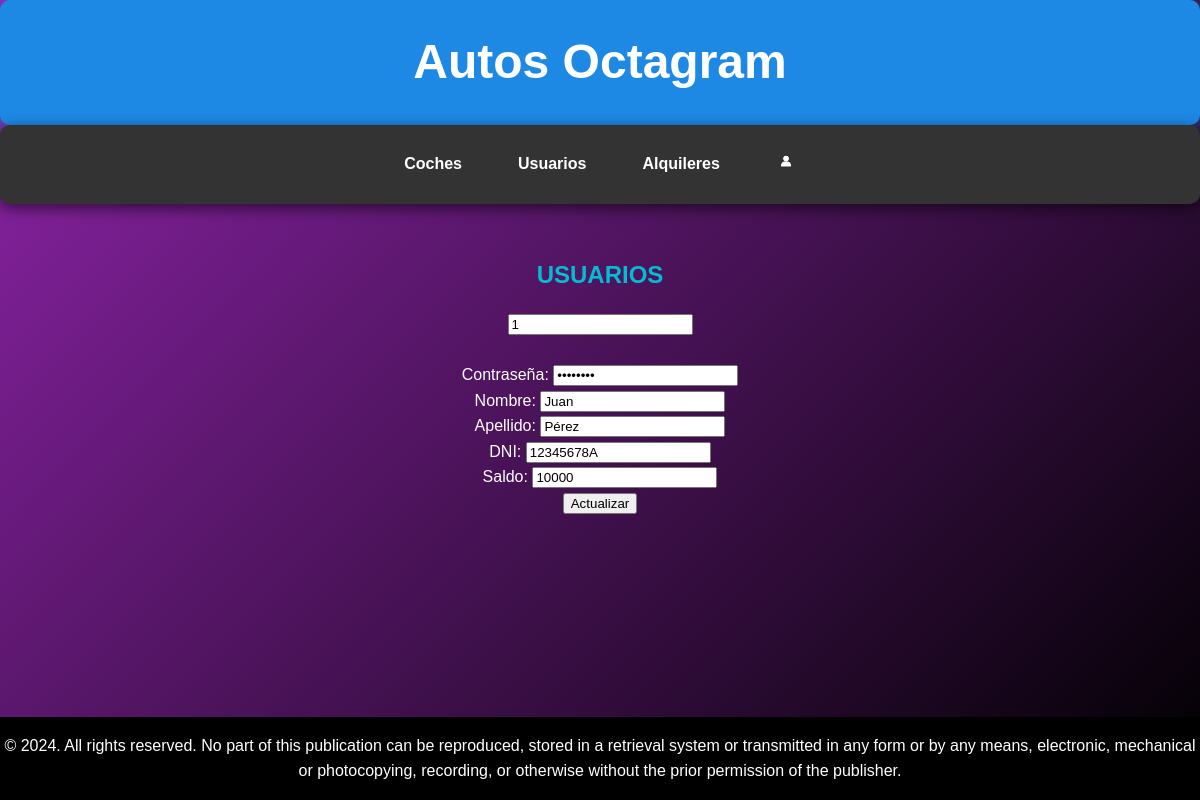
Page /usuarios/modificar2.php (signed in) on the committed database.
### tables this page shows
CREATE TABLE `usuarios` (
  `id_usuario` int(10) unsigned NOT NULL AUTO_INCREMENT,
  `password` varchar(100) DEFAULT NULL,
  `nombre` varchar(50) DEFAULT NULL,
  `apellidos` varchar(50) DEFAULT NULL,
  `dni` varchar(9) DEFAULT NULL,
  `saldo` float DEFAULT NULL,
  `tipo_usuario` enum('comprador','vendedor','administrador') DEFAULT NULL,
  PRIMARY KEY (`id_usuario`)
);

### usuarios/modificar2.php (the view, shortened to what this page needs)
<!DOCTYPE html>
<html lang="es">
	<head>
		<link rel="stylesheet" href="../index.css">
	</head>
	<body>
        <?php
            $conn = mysqli_connect ("localhost", "root", "rootroot", "concesionario");
        ?>
		<header class="header">
            <h1>Autos Octagram</h1>
        </header>
        <nav class="navega">
            <ul>
                <li>
                    <a href="../coches/coches.php">Coches</a>
                </li>
                <?php if ($_SESSION['tipo']=='vendedor' || $_SESSION['tipo']=='administrador' || $_SESSION['tipo']=='comprador'){ ?>
                <li>
                    <a href="../usuarios/usuarios.php">Usuarios</a>
                </li>
                <?php } ?>
                <?php if ($_SESSION['tipo']=='vendedor' || $_SESSION['tipo']=='administrador' || $_SESSION['tipo']=='comprador'){ ?>
                    <li>
                        <a href="../alquileres/alquileres.php">Alquileres</a>
                    </li>
                <?php } ?>
                <li>
                    <a href="../registro.php"><img src="../icono.png" width="20"></a>
                </li>
            </ul>
        </nav>
        <main class="contenido">
        <h2>USUARIOS</h2>
        <?PHP
            if ($_SESSION['tipo']=='administrador') {
                $id_usuario = $_POST['id_usuario'];
            }
            else{
                $id_usuario = $_SESSION['id_usuario'];
            }
            $sql = "select * from usuarios where id_usuario = $id_usuario";
            $result= mysqli_query($conn,$sql);
            if (mysqli_num_rows($result)>0){
                while($row=mysqli_fetch_assoc($result)){
        ?>
            <form action="modificar3.php" method="post">
                <input type="text" readonly name="id" value="<?php echo $row['id_usuario']; ?>"><br><br>
                <label for="password">Contraseña:</label>
                <input type="password" name="password" value="<?php echo $row['password']; ?>" required><br>
                <label for="nombre">Nombre:</label>
                <input type="text" name="nombre" value="<?php echo $row['nombre']; ?>" required><br>
                <label for="apellidos">Apellido:</label>
                <input type="text" name="apellidos" value="<?php echo $row['apellidos']; ?>" required><br>
                <label for="dni">DNI:</label>
                <input type="text" name="dni" value="<?php echo $row['dni']; ?>" required><br>
                <label for="saldo">Saldo:</label>
                <input type="number" name="saldo" value="<?php echo $row['saldo']; ?>" required><br>
                <input type="submit" value="Actualizar">
            </form>
            <?php
            }}
            ?>
        </main>
        <footer class="footer">
            <p> © 2024. All rights reserved. No part of this publication can be reproduced, stored in a retrieval system or transmitted in any form or by any means,
                electronic, mechanical or photocopying, recording, or otherwise without the prior permission of the publisher.</p>
        </footer>
	</body>
</html>

### index.css (style rules this page uses)
body, h1, h2, p, ul, li, a { margin: 0; padding: 0; box-sizing: border-box; }
body { font-family: Arial, sans-serif; line-height: 1.6; background-color: #212121; color: #fff; display: flex; flex-direction: column; min-height: 100vh; background: linear-gradient(135deg, #8e24aa, #000000); }
.header { background-color: #1e88e5; color: white; text-align: center; padding: 1.5rem 0; box-shadow: 0 4px 20px rgba(30, 136, 229, 0.7); border-radius: 10px; transition: transform 0.3s ease, background-color 0.3s ease; }
.header h1 { margin: 0; font-size: 3rem; }
.navega { background-color: #333; text-align: center; padding: 1rem 0; box-shadow: 0 4px 15px rgba(0, 0, 0, 0.6); border-radius: 10px; margin-bottom: 20px; }
.navega ul { list-style: none; display: inline-flex; gap: 2rem; }
.navega a { color: white; text-decoration: none; font-weight: bold; padding: 1rem 2rem; border-radius: 30px; transition: background-color 0.3s ease, transform 0.3s ease; }
ul { list-style:none; }
.navega li a { color:#fff; text-decoration:none; padding:10px 12px; display:block; }
.contenido { flex: 1; padding: 2rem; text-align: center; }
.contenido h2 { margin-bottom: 1rem; color: #00bcd4; }
.footer { background-color: #000000; color: white; text-align: center; padding: 1rem 0; margin-top: auto; }

### rows in the picture
usuarios: id "1", nombre "Juan", apellidos "Pérez", dni "12345678A", saldo "10000"
